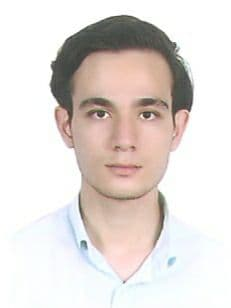
#> input picture images/Myself.jpg, 231 x 308 px, found by its file name
$ jupyter execute Session1-myself-exercise.ipynb
#> lines starting #> are read from the running program, lines starting #| are printed output that depends on the picture
[cell 1]
# import libraries
import cv2 as cv
import numpy as np
import matplotlib.pyplot as plt

[cell 2]
# reading an image with imread command
myImg = cv.imread(r"E:\GitHub\OpenCV\images\Myself.jpg")
#> myImg is the input picture: shape (308, 231, 3); mean B, G, R 215.5, 219.2, 226.6

[cell 3]
# show the image:
cv.imshow('Me', myImg)

[cell 4]
# app must run until a button or an specific action happened, so
# we must use a command named WAITKEY
cv.waitKey()
cv.destroyAllWindows()

[cell 5]
plt.imshow(myImg)

[cell 6]
# convert image to grayscale with matplotlib:
myImg = cv.imread(r"E:\GitHub\OpenCV\images\Myself.jpg", 0) # ---> 0 converts image to grayscale when image is on reading
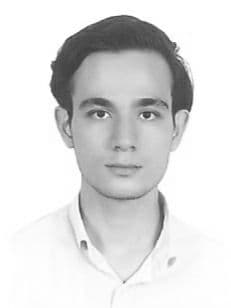
#> myImg: shape (308, 231); min 53, max 255, mean 221
plt.imshow(myImg, cmap = 'gray')


$ run again, with images/Me.jpg copied over images/Myself.jpg
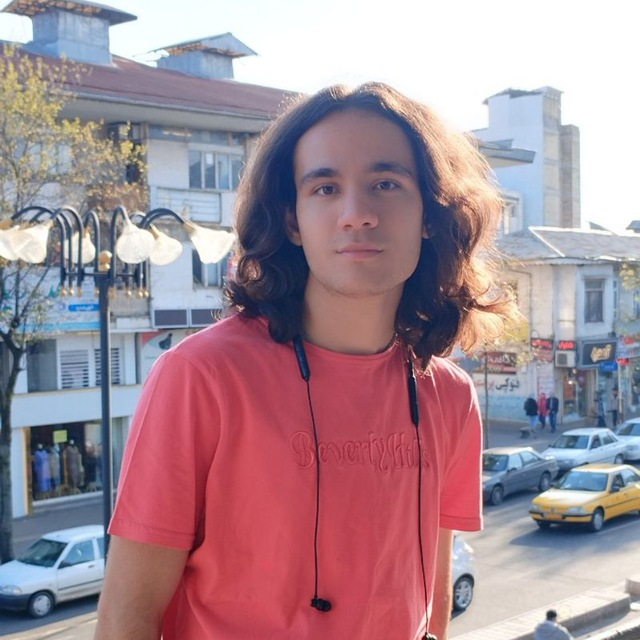
#> input picture images/Me.jpg, 640 x 640 px, found by its file name
#> myImg is the input picture: shape (640, 640, 3); mean B, G, R 150.6, 140.4, 166.2
#> `myImg = cv.imread(r"E:\GitHub\OpenCV\images\Myself.jpg", 0)`:
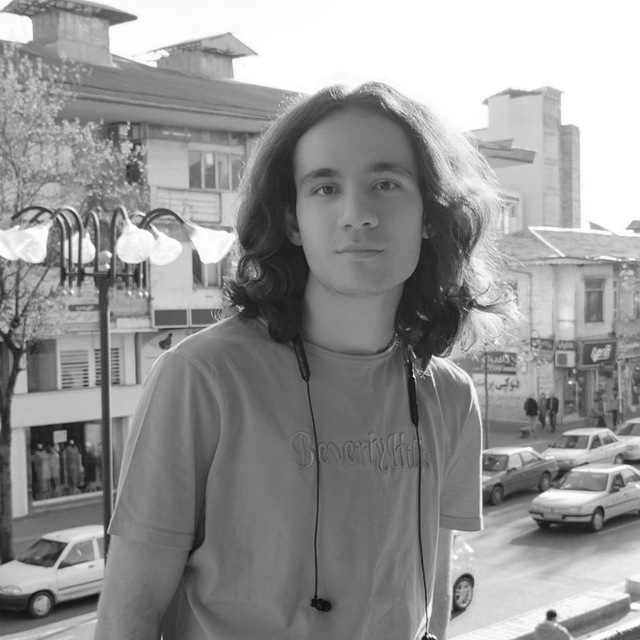
#> myImg: shape (640, 640); min 8, max 255, mean 149.3
